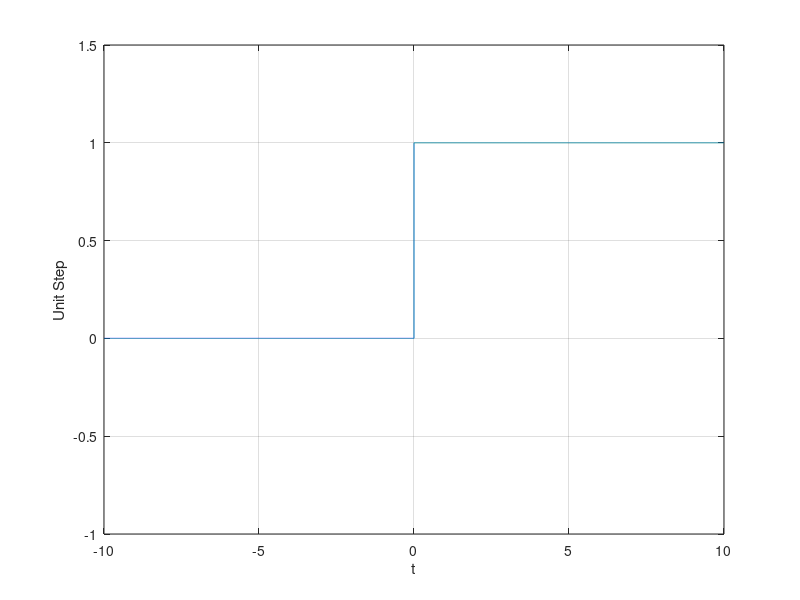

MATLAB code for this plot:
clc
clear all
close all

t=-10:0.001:10;
length_t=length(t);
for ii=1:1:length_t
    if(t(ii)>0)
        y_t(ii)=1;
    else
        y_t(ii)=0;
    end 
end

plot(t,y_t)
axis([-10 10 -1 1.5])
xlabel('t')
ylabel('Unit Step')
grid
